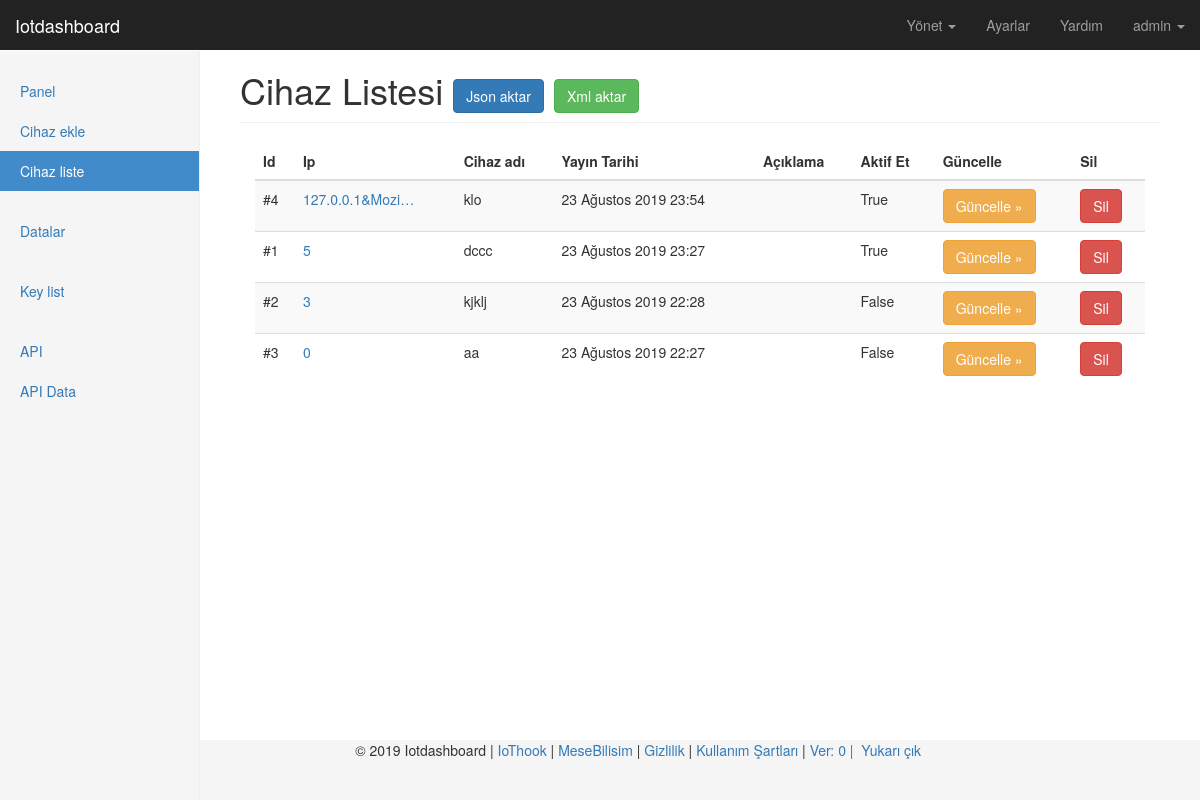
Page /tr/device/list/ (signed in) on the committed database.
### devices/models.py (models this page shows, shortened)
class Device(models.Model):
    name = models.CharField(_('Cihaz adı'), max_length=60, help_text=_('Cihaz adını giriniz'))
    field_1 = models.CharField(_('Alan 1'), max_length=20, null=True, blank=True)
    field_id_1 = models.CharField(_('Alan ID 1'), max_length=30, null=True, blank=True)
    field_2 = models.CharField(_('Alan 2'), max_length=20, null=True, blank=True)
    field_id_2 = models.CharField(_('Alan ID 2'), max_length=30, null=True, blank=True)
    field_3 = models.CharField(_('Alan 3'), max_length=20, null=True, blank=True)
    field_id_3 = models.CharField(_('Alan ID 3'), max_length=30, null=True, blank=True)
    field_4 = models.CharField(_('Alan 4'), max_length=20, null=True, blank=True)
    field_id_4 = models.CharField(_('Alan ID 4'), max_length=30, null=True, blank=True)
    field_5 = models.CharField(_('Alan 5'), max_length=20, null=True, blank=True)
    field_id_5 = models.CharField(_('Alan ID 5'), max_length=30, null=True, blank=True)
    field_6 = models.CharField(_('Alan 6'), max_length=20, null=True, blank=True)
    field_id_6 = models.CharField(_('Alan ID 6'), max_length=30, null=True, blank=True)
    field_7 = models.CharField(_('Alan 7'), max_length=20, null=True, blank=True)
    field_id_7 = models.CharField(_('Alan ID 7'), max_length=30, null=True, blank=True)
    field_8 = models.CharField(_('Alan 8'), max_length=20, null=True, blank=True)
    field_id_8 = models.CharField(_('Alan ID 8'), max_length=30, null=True, blank=True)
    field_9 = models.CharField(_('Alan 9'), max_length=20, null=True, blank=True)
    field_id_9 = models.CharField(_('Alan ID 9'), max_length=30, null=True, blank=True)
    field_10 = models.CharField(_('Alan 10'), max_length=20, null=True, blank=True)
    field_id_10 = models.CharField(_('Alan ID 10'), max_length=30, null=True, blank=True)
    api_key = models.CharField(_('Api key'), max_length=200)  # api key
    description = models.TextField(_('Açıklama'), blank=True, max_length=255)
    enable = models.BooleanField(_('Aktif et'), default=True)
    remote_address = models.CharField(_('Ip adres'), max_length=255)
    pub_date = models.DateTimeField(_('Yayin tarihi'), auto_now=True)
    class Meta:
        ordering = ['-pub_date']

### devices/views.py (the view)
# urls.py: path('device/list/', devices.device_list, name='device_list'),
@login_required(login_url=LOGIN_URL)
def device_list(request):
    device_list = True
    list = Device.objects.all()
    return render(request, "back/device_list.html", locals())

### devices/templatetags/custom_tags.py (called while the page is built)
@register.simple_tag
def version():
    try:
        return time.strftime('%m%d%Y/%u', time.gmtime(os.path.getmtime('.git/')))
    except:
        return 0

@register.simple_tag
def website_name():
    return WEBSITE_NAME

### templates/back/device_list.html (shortened to what this page needs)
{% extends "back/base.html" %}
{% load staticfiles %}
{% load custom_tags %}
{% load i18n %}
{% block website_name %}{% trans 'Cihaz Listesi' %}
    <a class="btn btn-primary" href='{% url "export" "device" %}?format=json' role="button">{% trans 'Json aktar' %}</a>
    <a class="btn btn-success" href='{% url "export" "device" %}?format=xml' role="button">{% trans 'Xml aktar' %}</a>
{% endblock %}
{% block content %}
<div class="col-xs-12 col-sm-12 placeholder">
    <div class="table-responsive">
        <table class="table table-striped">
            <thead>
            <tr>
                <th>{% trans 'Id' %}</th>
                <th>{% trans 'Ip' %}</th>
                <th>{% trans 'Cihaz adı' %}</th>
                <th>{% trans 'Yayın Tarihi' %}</th>
                <th>{% trans 'Açıklama' %}</th>
                <th>{% trans 'Aktif Et' %}</th>
                <th>{% trans 'Güncelle' %}</th>
                <th>{% trans 'Sil' %}</th>
            </tr>
            </thead>
            <tbody>
            {% for i in list %}
            <tr>
                <td>#{{ i.id }}</td>
                <td><a class="tooltip-viewport-bottom" title="{{ i.remote_address }}">{{ i.remote_address | truncatechars:15 }}</a></td>
                <td>{{ i.name }}</td>
                <td>{{ i.pub_date }}</td>
                <td>{{ i.description | truncatechars:20 }}</td>
                <td>{{ i.enable }}</td>
                <td><a class="btn btn-warning" href="{% url 'device_edit' i.id %}" role="button">{% trans 'Güncelle' %} »</a></td>
                <td><a class="btn btn-danger" href="{% url 'device_delete' i.id %}" role="button" onclick="return confirm('{% trans "Cihaz ve veriler silinecek. Emin misiniz?" %}');">{% trans 'Sil' %}</a></td>
            </tr>
            {% endfor %}
            </tbody>
        </table>
    </div>
</div>
{% endblock %}

### templates/back/base.html (shortened to what this page needs)
{% load staticfiles %}
{% load custom_tags %}
{% load i18n %}
{% get_current_language as LANGUAGE_CODE %}
<!DOCTYPE html>
<html lang="{{ LANGUAGE_CODE }}">
<head>
    <link href="{% static "back/dist/css/bootstrap.min.css" %}" rel="stylesheet">
    <link href="{% static "back/assets/css/ie10-viewport-bug-workaround.css" %}" rel="stylesheet">
    <link href="{% static "back/dashboard/dashboard.css" %}" rel="stylesheet">
    <link href="{% static "back/dashboard/sticky-footer.css" %}" rel="stylesheet">
</head>
<body>
{% include 'back/navbar.html' %}
<div class="container-fluid">
    <div class="row">
        {% include 'back/sidebar.html' %}
        <div class="col-sm-9 col-sm-offset-3 col-md-10 col-md-offset-2 main">
            <h1 class="page-header">{% block website_name %}{% endblock %}</h1>
            {% block content %}{% endblock %}
        </div>
    </div>
</div>
    {% include 'back/footer.html' %}
</body>
</html>

### templates/back/navbar.html (shortened to what this page needs)
{% load custom_tags %}
{% load i18n %}
{% load rest_framework %}
<nav class="navbar navbar-inverse navbar-fixed-top">
    <div class="container-fluid">
        <div class="navbar-header">
            <a class="navbar-brand" href="{% url 'index' %}">{% website_name %}</a>
        </div>
        <div id="navbar" class="navbar-collapse collapse">
            <ul class="nav navbar-nav navbar-right">
                <li class="dropdown">
                  <a href="#" class="dropdown-toggle" data-toggle="dropdown" role="button" aria-haspopup="true" aria-expanded="false">{% trans 'Yönet' %} <span class="caret"></span></a>
                </li>
                <li><a href="/admin/">{% trans 'Ayarlar' %}</a></li>
                <li><a href="http://iotdashboard.readthedocs.io/tr/latest/">{% trans 'Yardım' %}</a></li>
                {% if user.is_authenticated %}
                    <li class="dropdown">
                      <a href="#" class="dropdown-toggle" data-toggle="dropdown" role="button" aria-haspopup="true" aria-expanded="false">{{ user }} <span class="caret"></span></a>
                    </li>
                {% endif %}
            </ul>
        </div>
    </div>
</nav>

### templates/back/sidebar.html
{% load i18n %}
<div class="col-sm-3 col-md-2 sidebar">
    <ul class="nav nav-sidebar">
        <li class="{% if panel %}active{% endif %}"><a href="{% url 'index' %}">Panel <span class="sr-only">(current)</span></a></li>
        <li class="{% if device_add %}active{% endif %}"><a href="{% url 'device_add' %}">Cihaz ekle <span class="sr-only">(current)</span></a></li>
        <li class="{% if device_list %}active{% endif %}"><a href="{% url 'device_list' %}">Cihaz liste <span class="sr-only">(current)</span></a></li>
    </ul>
    <ul class="nav nav-sidebar">
        <li class="{% if datas %}active{% endif %}"><a href="{% url 'datas' %}">Datalar <span class="sr-only">(current)</span></a></li>
    </ul>
    <ul class="nav nav-sidebar">
        <li class="{% if key_list %}active{% endif %}"><a href="{% url 'key_list' %}">Key list <span class="sr-only">(current)</span></a></li>
    </ul>
    <ul class="nav nav-sidebar">
        <li><a href="/api/">{% trans 'API' %}</a></li>
        <li><a href="{% url 'api_data' %}">{% trans 'API Data' %}</a></li>
    </ul>
</div>

### templates/back/footer.html
{% load staticfiles %}
{% load custom_tags %}
{% load i18n %}
<footer class="footer">
    <div class="container">
        <p class="pull-right"> &copy; 2019 {% website_name %} |
            <a href="http://iothook.com">{% trans 'IoThook' %} </a> |
            <a href="http://mesebilisim.com">{% trans 'MeseBilisim' %} </a> |
            <a href="http://electrocoder.github.io/iotdashboard/privacy.html">{% trans 'Gizlilik' %} </a> |
            <a href="http://electrocoder.github.io/iotdashboard/terms.html"> {% trans 'Kullanım Şartları' %} </a> |
            <a> Ver: {% version %} | </a>
            <a href="#">&nbsp;{% trans 'Yukarı çık' %}&nbsp;</a>
        </p>
    </div>
</footer>

### templates/back/js.html (shortened to what this page needs)
{% load staticfiles %}

### static/back/dashboard/dashboard.css (style rules this page uses)
body { padding-top: 50px; }
.navbar-fixed-top { border: 0; }
.sidebar { display: none; }
@media (min-width: 768px) { .sidebar { position: fixed; top: 51px; bottom: 0; left: 0; z-index: 1000; display: block; padding: 20px; overflow-x: hidden; overflow-y: auto; background-color: #f5f5f5; border-right: 1px solid #eee; } }
.nav-sidebar { margin-right: -21px; margin-bottom: 20px; margin-left: -20px; }
.nav-sidebar > li > a { padding-right: 20px; padding-left: 20px; }
.nav-sidebar > .active > a, .nav-sidebar > .active > a:hover, .nav-sidebar > .active > a:focus { color: #fff; background-color: #428bca; }
.main { padding: 20px; }
@media (min-width: 768px) { .main { padding-right: 40px; padding-left: 40px; } }
.main .page-header { margin-top: 0; }
.placeholder { margin-bottom: 20px; }

### static/back/dashboard/sticky-footer.css (style rules this page uses)
html { position: relative; min-height: 100%; }
body { margin-bottom: 60px; }
.footer { position: absolute; bottom: 0; width: 100%; height: 60px; background-color: #f5f5f5; }
.container { width: auto; max-width: 680px; padding: 0 15px; }

### rows in the picture
Device: id "4", remote_address "127.0.0.1&Mozi…", name "klo", pub_date "23 Ağustos 2019 23:54", enable "True"
Device: id "1", remote_address "5", name "dccc", pub_date "23 Ağustos 2019 23:27", enable "True"
Device: id "2", remote_address "3", name "kjklj", pub_date "23 Ağustos 2019 22:28", enable "False"
Device: id "3", remote_address "0", name "aa", pub_date "23 Ağustos 2019 22:27", enable "False"

### other values in the picture
{{ user }} "admin"
